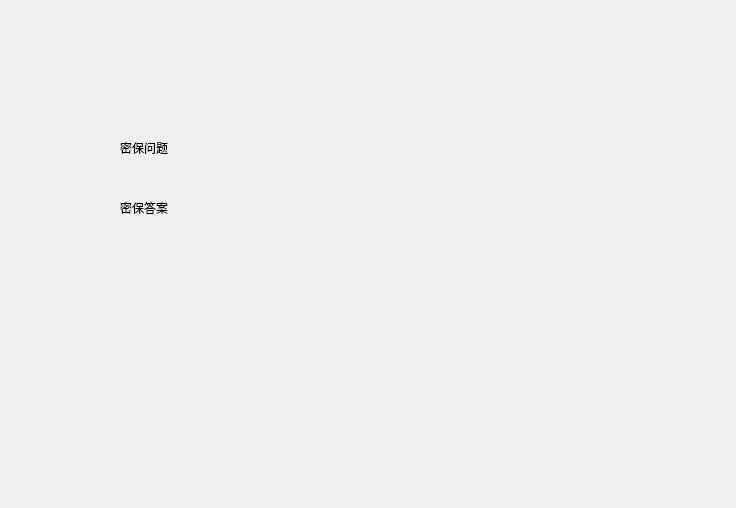
<?xml version="1.0" encoding="UTF-8"?>
<ui version="4.0">
 <class>SafeSettings</class>
 <widget class="QWidget" name="SafeSettings">
  <property name="geometry">
   <rect>
    <x>0</x>
    <y>0</y>
    <width>736</width>
    <height>508</height>
   </rect>
  </property>
  <property name="windowTitle">
   <string>Form</string>
  </property>
  <widget class="QLabel" name="label">
   <property name="geometry">
    <rect>
     <x>120</x>
     <y>140</y>
     <width>72</width>
     <height>15</height>
    </rect>
   </property>
   <property name="text">
    <string>密保问题</string>
   </property>
  </widget>
  <widget class="QLabel" name="label_2">
   <property name="geometry">
    <rect>
     <x>120</x>
     <y>200</y>
     <width>72</width>
     <height>15</height>
    </rect>
   </property>
   <property name="text">
    <string>密保答案</string>
   </property>
  </widget>
 </widget>
 <resources/>
 <connections/>
</ui>
